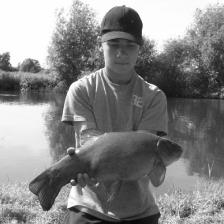
#> input picture OUTPUT/resized/image00000.jpeg, 224 x 224 px; its folder holds only this picture in this run
$ jupyter execute PCA.ipynb
#> lines starting #> are read from the running program, lines starting #| are printed output that depends on the picture
[cell 1]
import os
import numpy as np
import matplotlib.pyplot as plt
from skimage import io
from sklearn.decomposition import PCA
import glob
import time
import xlsxwriter
import math

start_total = time.time()
i = 0

os.mkdir('D:/trial/OUTPUT/pca')
path = "D:/trial/OUTPUT/resized/*.jpeg*"
for image in glob.glob(path):
    img = io.imread(image)
#> img is the input picture: shape (224, 224); min 3, max 255, mean 133
    img = img.astype(np.uint8)
#    print(img.shape)
#    plt.imshow(img, cmap="gray")

    fit_pca = PCA(n_components=60).fit(img)  # approx 98.143%(1), 96.61%(2) information in an image [PC1 greater, more info]

    transformed = fit_pca.transform(img)
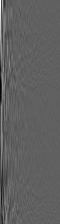
#> transformed: shape (224, 60) float64; min -939.6, max 1539.7, mean 0; drawn with min black and max white

    projected = fit_pca.inverse_transform(transformed)
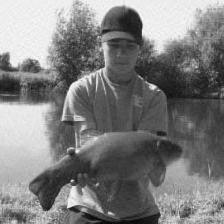
#> projected: shape (224, 224) float64; min -3.96, max 271.2, mean 133; drawn with min black and max white
    projected = projected.astype(np.uint8)
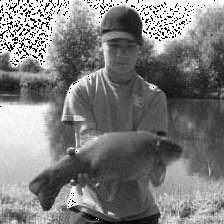
#> projected: shape (224, 224); min 0, max 255, mean 125.9
#     print(transformed.shape)
#     plt.imshow(projected, cmap="gray")
    io.imsave("D:/trial/OUTPUT/pca/image%05i.jpeg" %i, projected)
    i += 1

end = time.time()
total_time = end - start_total

print("Total Time required for execution: ", total_time)

$ run again, on OUTPUT/resized/image00004.jpeg
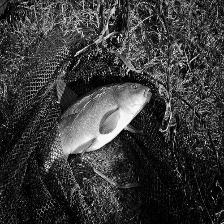
#> input picture OUTPUT/resized/image00004.jpeg, 224 x 224 px
#> img is the input picture: shape (224, 224); min 0, max 255, mean 58
#> `projected = fit_pca.inverse_transform(transformed)`:
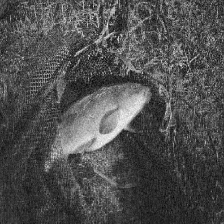
#> projected: shape (224, 224) float64; min -46.06, max 288.9, mean 58; drawn with min black and max white
#> `projected = projected.astype(np.uint8)`:
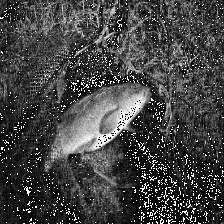
#> projected: shape (224, 224); min 0, max 255, mean 68.9

$ run again, on OUTPUT/resized/image00005.jpeg
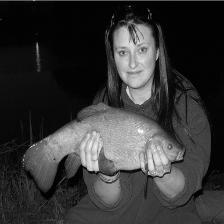
#> input picture OUTPUT/resized/image00005.jpeg, 224 x 224 px
#> img is the input picture: shape (224, 224); min 0, max 255, mean 53.3
#> `transformed = fit_pca.transform(img)`:
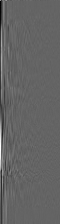
#> transformed: shape (224, 60) float64; min -788, max 1210.9, mean 0; drawn with min black and max white
#> `io.imsave("D:/trial/OUTPUT/pca/image%05i.jpeg" %i, projected)`:
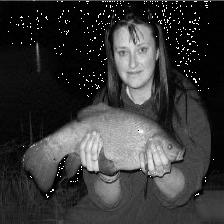
#> saved as image00000.jpeg: shape (224, 224); min 0, max 255, mean 55.9

$ run again, on OUTPUT/resized/image00006.jpeg
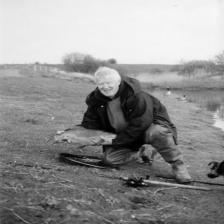
#> input picture OUTPUT/resized/image00006.jpeg, 224 x 224 px
#> img is the input picture: shape (224, 224); min 0, max 247, mean 146.7
#> `transformed = fit_pca.transform(img)`:
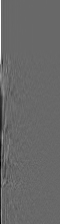
#> transformed: shape (224, 60) float64; min -991.3, max 1423.2, mean 0; drawn with min black and max white

$ run again, on OUTPUT/resized/image00001.jpeg
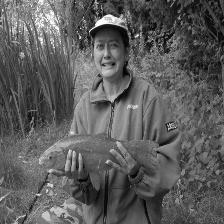
#> input picture OUTPUT/resized/image00001.jpeg, 224 x 224 px
#> img is the input picture: shape (224, 224); min 0, max 255, mean 92.5
#> `transformed = fit_pca.transform(img)`:
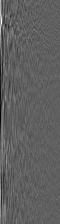
#> transformed: shape (224, 60) float64; min -520.2, max 859.9, mean 0; drawn with min black and max white
#> `projected = fit_pca.inverse_transform(transformed)`:
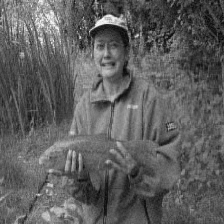
#> projected: shape (224, 224) float64; min -13.88, max 270.8, mean 92.5; drawn with min black and max white
